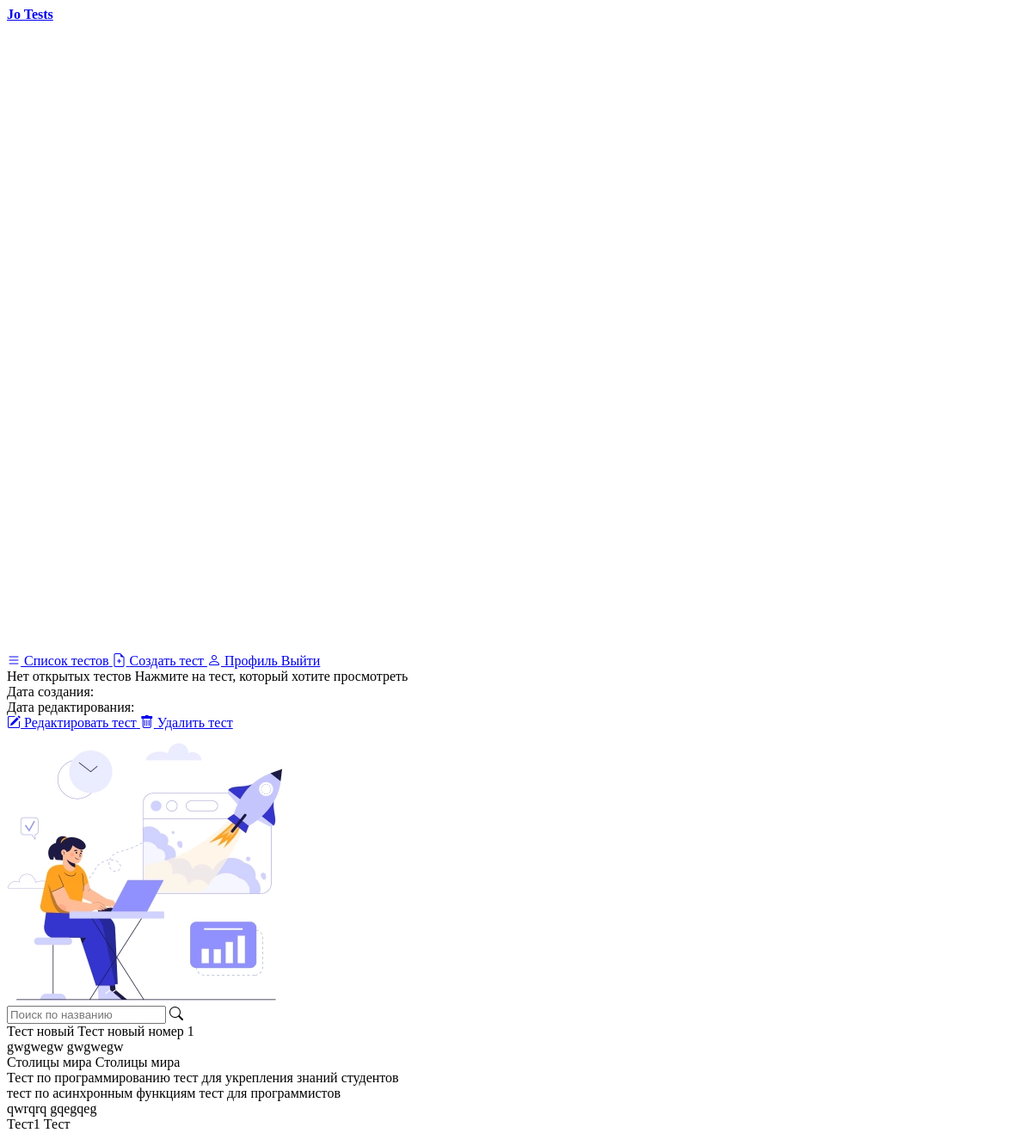
Page /tests/ (signed in) on the earlier database version.
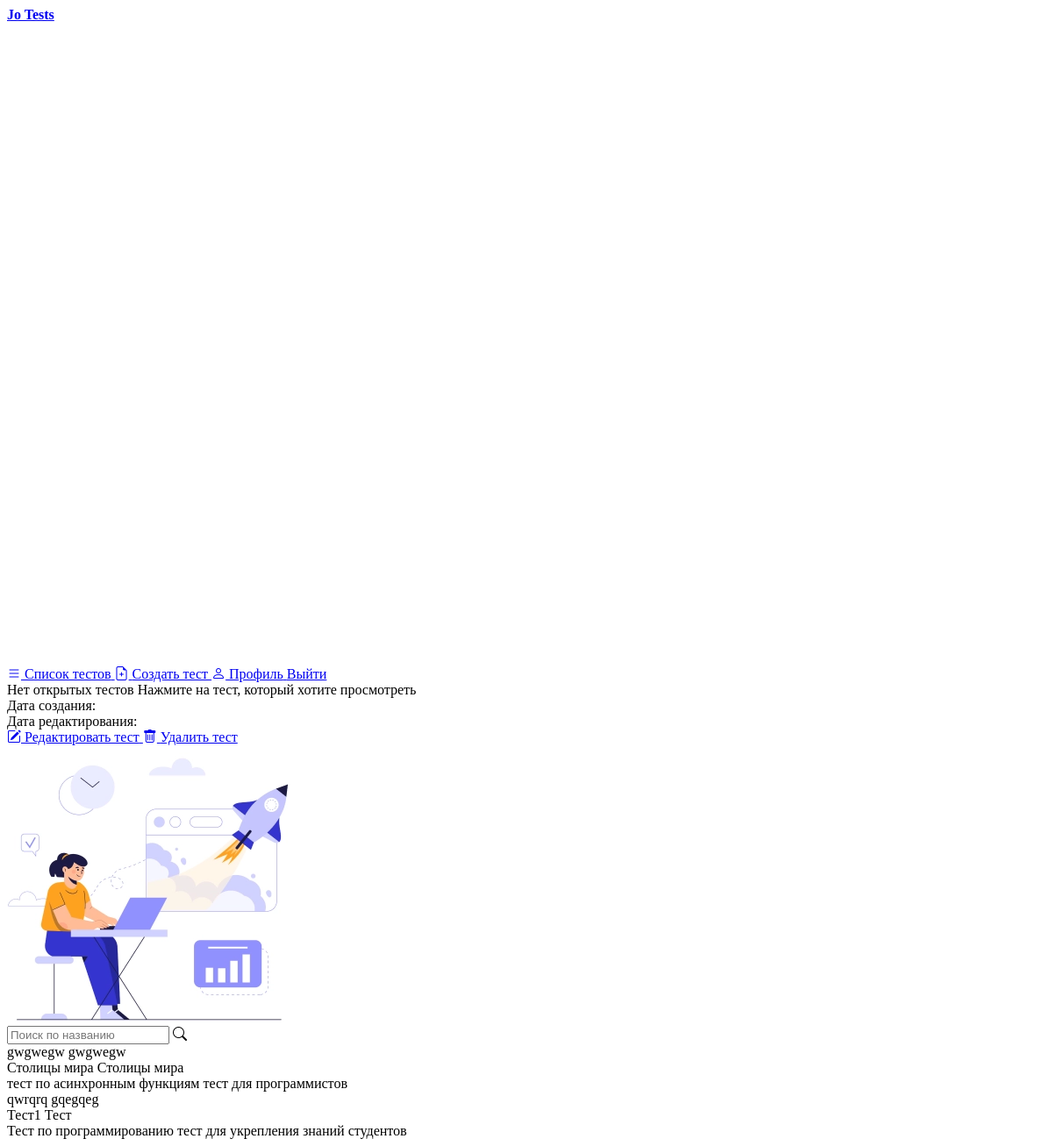
Same page on the later database version.
### apps/Tests/models.py (models this page shows, shortened)
class Test(models.Model):
    author = models.ForeignKey(Author, on_delete=models.CASCADE)
    title = models.TextField(max_length=127, verbose_name="Название теста")
    description = models.TextField(max_length=255, verbose_name="Описание")
    count = models.PositiveIntegerField(verbose_name="Количество вопросов")
    time_create = models.DateTimeField(auto_now_add=True, verbose_name="Время создания")
    time_update = models.DateTimeField(auto_now=True, verbose_name="Время изменения")
    questions = models.ManyToManyField(
        "TestsApp.Question", verbose_name="Вопросы", related_name="+", blank=True
    )
    max_result = models.IntegerField()
    slug = models.SlugField(max_length=255, db_index=True, verbose_name="URL")
    def get_test_info(self):
        return {
            "title": self.title,
            "description": self.description,
            "time_create": self.time_create,
            "time_update": self.time_update,
            "questions_amount": self.count,
            "max_result": self.max_result,
            "slug": self.slug,
        }
    class Meta:
        ordering = (
            "time_update",
            "title",
        )
        verbose_name = "Тест"
        verbose_name_plural = "Тесты"

### apps/Tests/views.py (the view)
# urls.py: path("", ViewTests.as_view(), name="tests"),
class ViewTests(LoginRequiredMixin, HeaderMixin, InfoSidebarMixin, ListView):
    model = Test
    login_url = "/auth"
    template_name = "Tests/TestsPage.html"
    context_object_name = "tests"
    def get_context_data(self, *, object_list=None, **kwargs):
        context = super().get_context_data(**kwargs)
        json_tests = list(test.get_test_info() for test in context["tests"])
        header_def = self.get_user_header()
        sidebar_def = self.get_user_sidebar("test")
        return dict(
            list(context.items())
            + list(header_def.items())
            + list(sidebar_def.items())
            + list({"json_tests": json_tests}.items())
        )
    def get_queryset(self):
        current_user = self.request.user
        if current_user.role == "teacher":
            return Test.objects.all()
        author = Author.objects.get(user=current_user)
        return author.tests.all()

### core/utils/mixins.py (called while the page is built)
    def get_user_header(self):
        context = {}
        current_user = self.request.user
        user_header = header.copy()
        if current_user.role == "author":
            user_header.pop(3)
            user_header.pop(2)
        elif current_user.role == "teacher":
            user_header.pop(1)
        else:
            user_header.pop(3)
            user_header.pop(1)
            user_header.pop(0)
        context["header"] = user_header
        return context

    def get_user_sidebar(self, location="course"):
        context = {}
        current_user = self.request.user
        if current_user.role == "teacher":
            context["info"] = info_course_teacher
            if location != "course":
                context["info"] = info_test_teacher
        elif current_user.role == "student":
            context["info"] = info_course_student
        elif current_user.role == "author":
            context["info"] = info_test_author
        return context

### apps/Tests/templates/Tests/TestsPage.html (shortened to what this page needs)
{% extends 'core/pages/PageLayout.html' %}
{% load static %}
{% block style-files %}
  <link rel="stylesheet/less" href="{% static 'Tests/less/TestsPage.less' %}" />
  <link rel="stylesheet/less" href="{% static 'core/less/blocks/HeaderBlock.less' %}" />
  <link rel="stylesheet/less" href="{% static 'core/less/blocks/SideBar.less' %}" />
  <link rel="stylesheet/less" href="{% static 'core/less/blocks/InfoSideBar.less' %}" />
{% endblock %}
{% block header %}
  {% include 'core/blocks/HeaderBlock.html' with header=header %}
{% endblock %}
{% block left-side-bar %}
  {% include 'core/blocks/InfoSideBar.html' with side_bar_name='test' info=info %}
{% endblock %}
{% block content %}
  <div class="tests-page__search">
    <input
      id="search-input"
      class="tests-page__search-input"
      placeholder="Поиск по названию"
    />
    <i id="search-icon" class="bi bi-search tests-page__search-icon"></i>
  </div>
  <div class="tests-page__tests">
    {% for test in tests %}
      <div class="tests-page__test">
        <span class="tests-page__test-title">{{ test.title }}</span>
        <span class="tests-page__test-description">{{ test.description }}</span>
      </div>
    {% endfor %}
  </div>
{% endblock %}

Differences in the rows shown:
removed Test: title "Тест новый", description "Тест новый номер 1"
changed Test "Тест по программированию": moves down the list
